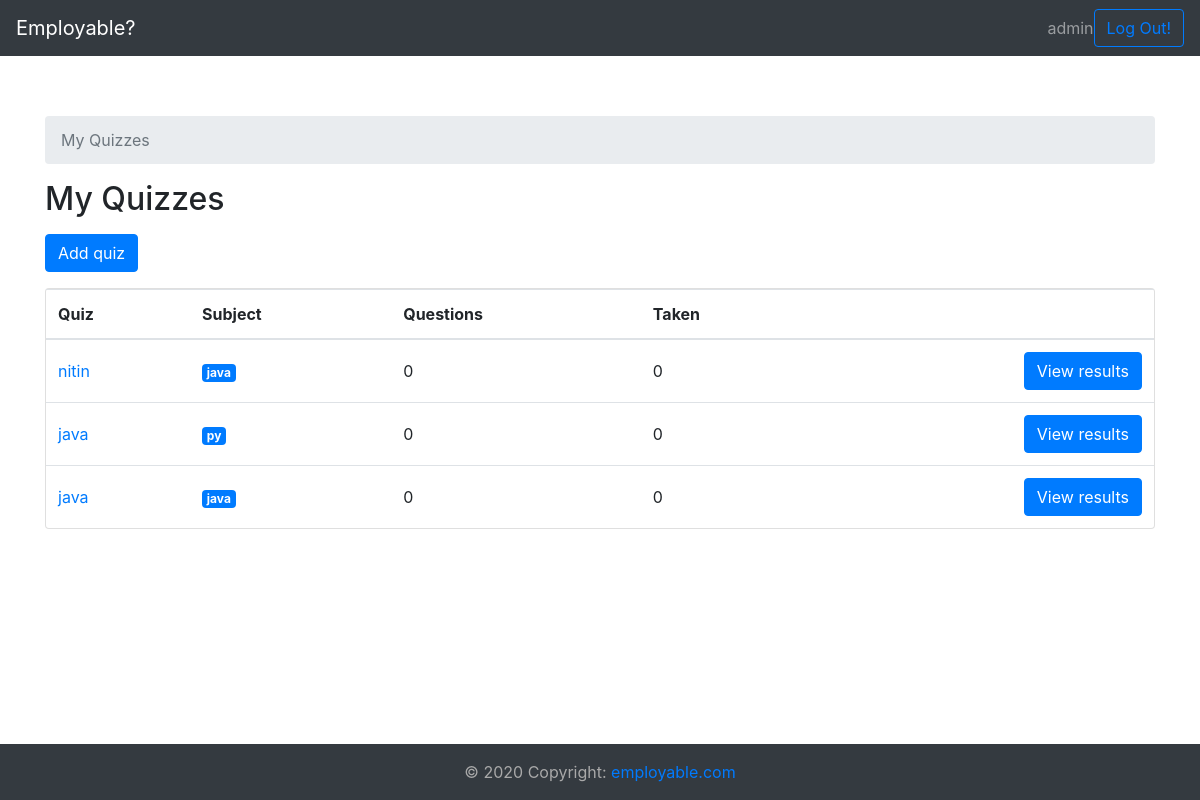
Page /company/quiz/ (signed in) on the earlier database version.
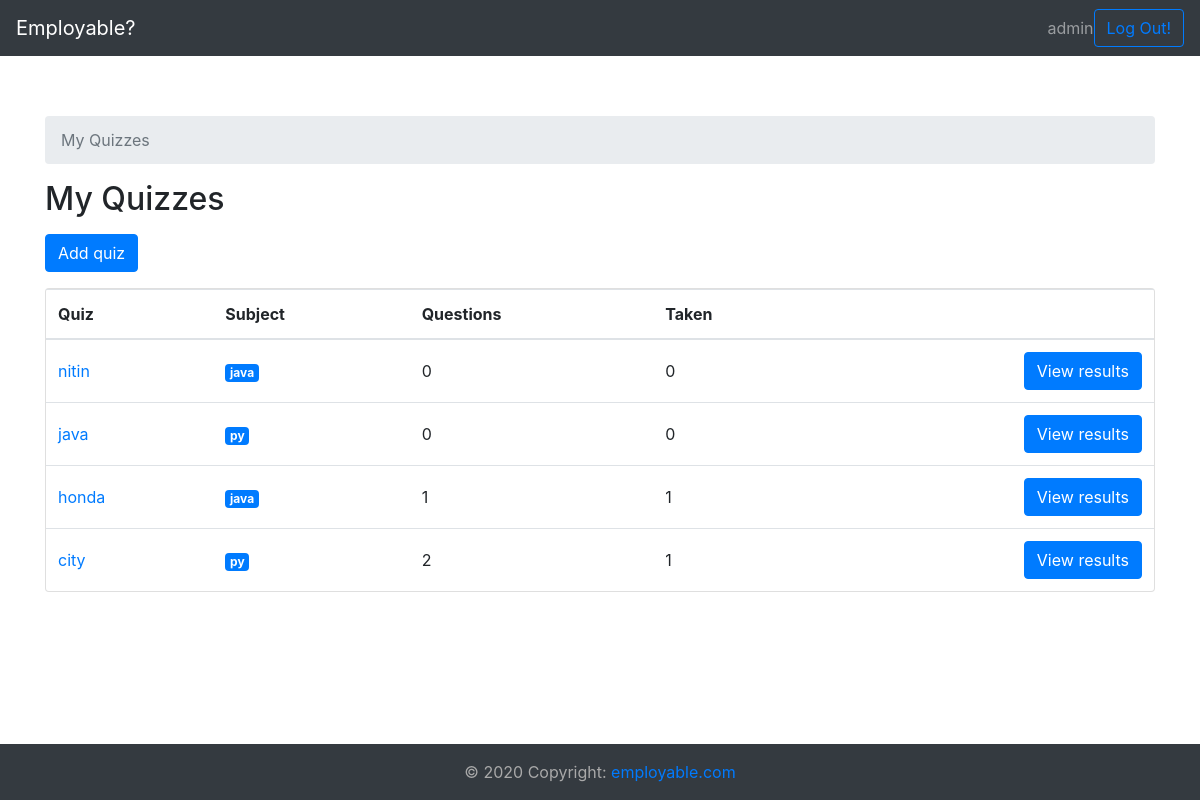
Same page on the later database version.
### accounts/models.py (models this page shows)
class User(AbstractUser):
    is_student = models.BooleanField(default=False)
    is_company = models.BooleanField(default=False)
    has_details = models.BooleanField(default=False)
    about = models.TextField(max_length=1000)
    image = models.ImageField(upload_to='profile_image',blank = True, null = True)
    website = models.CharField(max_length=40)

### exam/models.py (models this page shows, shortened)
class Quiz(models.Model):
    owner = models.ForeignKey(User, on_delete=models.CASCADE, related_name='quizzes')
    name = models.CharField(max_length=255)
    subject = models.ForeignKey(Subject, on_delete=models.CASCADE, related_name='quizzes')
    location = models.CharField(max_length=50)
    skills_Required = models.CharField(max_length = 50)
    education = models.CharField(max_length = 50)
    work_exporience = models.CharField(max_length = 50)
    ctc = models.IntegerField()
    posts = models.CharField(max_length=20)

class Subject(models.Model):
    name = models.CharField(max_length=30)
    color = models.CharField(max_length=7, default='#007bff')
    def get_html_badge(self):
        name = escape(self.name)
        color = escape(self.color)
        html = '<span class="badge badge-primary" style="background-color: %s">%s</span>' % (color, name)
        return mark_safe(html)

### company/views.py (the view)
# urls.py: path('quiz/',views.QuizListView.as_view(),name='quizList'),
class QuizListView(ListView):
    model = Quiz
    ordering = ('name', )
    context_object_name = 'quizzes'
    template_name = 'company/QuizList.html'
    def get_queryset(self):
        queryset = self.request.user.quizzes \
            .select_related('subject') \
            .annotate(questions_count=Count('questions', distinct=True)) \
            .annotate(taken_count=Count('taken_quizzes', distinct=True))
        return queryset

### templates/company/QuizList.html (shortened to what this page needs)
{% load crispy_forms_tags %}
<!DOCTYPE html>
<html lang="en">
<head>
    <link rel="stylesheet" href="https://stackpath.bootstrapcdn.com/bootstrap/4.1.3/css/bootstrap.min.css">
</head>
<body>
    <nav class="navbar navbar-expand-lg navbar-dark bg-dark sticky-top">
        <div class="collapse navbar-collapse" id="navbarTogglerDemo01">
          <a class="navbar-brand" href={% url 'home' %}>Employable?</a>
          {% if user.is_authenticated %}
          <span class="navbar-text active">
            {{user}}
          </span>
          <button class="btn btn-outline-primary my-2 my-sm-0" onclick=location.href='{% url 'logout' %}' type="submit">Log Out!</button>
          {% else %}
            <button class="btn btn-outline-primary my-2 my-sm-0" style = 'margin-right: 4px;' onclick=location.href='{% url 'login' %}'  type="submit">login</button>
            <button class="btn btn-outline-primary my-2 my-sm-0" onclick=location.href='{% url 'signup' %}' type="submit">Signup with us!</button>
          {% endif %}
        </div>
      </nav>
    <div class='container' style= 'margin-top:60px'>
        {% if request.user.is_authenticated %}
        {% if request.user.is_company %}
          <nav aria-label="breadcrumb">
            <ol class="breadcrumb">
              <li class="breadcrumb-item active" aria-current="page">My Quizzes</li>
            </ol>
          </nav>
          <h2 class="mb-3">My Quizzes</h2>
          <a href="{% url 'createQuiz' %}" class="btn btn-primary mb-3" role="button">Add quiz</a>
          <div class="card">
            <table class="table mb-0">
              <thead>
                <tr>
                  <th>Quiz</th>
                  <th>Subject</th>
                  <th>Questions</th>
                  <th>Taken</th>
                  <th></th>
                </tr>
              </thead>
              <tbody>
                {% for quiz in quizzes %}
                  <tr>
                    <td class="align-middle"><a href="{% url 'updateQuiz' quiz.pk %}">{{ quiz.name }}</a></td>
                    <td class="align-middle">{{ quiz.subject.get_html_badge }}</td>
                    <td class="align-middle">{{ quiz.questions_count }}</td>
                    <td class="align-middle">{{ quiz.taken_count }}</td>
                    <td class="text-right">
                      <a href="" class="btn btn-primary">View results</a>
                    </td>
                  </tr>
                {% empty %}
                  <tr>
                    <td class="bg-light text-center font-italic" colspan="5">You haven't created any quiz yet.</td>
                  </tr>
                {% endfor %}
              </tbody>
            </table>
            {% else %}
            <h4>you need to be a company to see this page</h4>
            {% endif %}
            {% else %}
            <h4>first login in</h4>
            {% endif %}
          </div>
</div>
<nav class=" bg-dark fixed-bottom">
    <div class="footer-copyright text-center py-3 container" style='color:darkgray'>© 2020 Copyright:
      <a href="{% url 'home' %}"> employable.com</a>
    </div>
  </nav>
</body>
</html>

Differences in the rows shown:
removed Quiz: name "java", subject.get_html_badge "java", questions_count "0", taken_count "0"
added Quiz: name "honda", subject.get_html_badge "java", questions_count "1", taken_count "1"
added Quiz: name "city", subject.get_html_badge "py", questions_count "2", taken_count "1"
